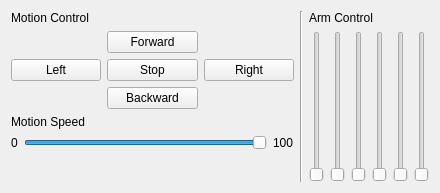
<?xml version="1.0" encoding="UTF-8"?>
<ui version="4.0">
 <class>Form</class>
 <widget class="QWidget" name="Form">
  <property name="geometry">
   <rect>
    <x>0</x>
    <y>0</y>
    <width>440</width>
    <height>193</height>
   </rect>
  </property>
  <property name="windowTitle">
   <string>Form</string>
  </property>
  <layout class="QHBoxLayout" name="horizontalLayout_2">
   <item>
    <layout class="QVBoxLayout" name="verticalLayout">
     <item>
      <widget class="QLabel" name="label">
       <property name="sizePolicy">
        <sizepolicy hsizetype="Preferred" vsizetype="Fixed">
         <horstretch>0</horstretch>
         <verstretch>0</verstretch>
        </sizepolicy>
       </property>
       <property name="text">
        <string>Motion Control</string>
       </property>
      </widget>
     </item>
     <item>
      <layout class="QGridLayout" name="gridLayout">
       <item row="0" column="1">
        <widget class="QPushButton" name="ForwardButton">
         <property name="text">
          <string>Forward</string>
         </property>
        </widget>
       </item>
       <item row="1" column="0">
        <widget class="QPushButton" name="LeftButton">
         <property name="text">
          <string>Left</string>
         </property>
        </widget>
       </item>
       <item row="1" column="1">
        <widget class="QPushButton" name="StopButton">
         <property name="text">
          <string>Stop</string>
         </property>
        </widget>
       </item>
       <item row="1" column="2">
        <widget class="QPushButton" name="RightButton">
         <property name="text">
          <string>Right</string>
         </property>
        </widget>
       </item>
       <item row="2" column="1">
        <widget class="QPushButton" name="BackButton">
         <property name="text">
          <string>Backward</string>
         </property>
        </widget>
       </item>
      </layout>
     </item>
     <item>
      <widget class="QLabel" name="label_2">
       <property name="sizePolicy">
        <sizepolicy hsizetype="Preferred" vsizetype="Fixed">
         <horstretch>0</horstretch>
         <verstretch>0</verstretch>
        </sizepolicy>
       </property>
       <property name="text">
        <string>Motion Speed</string>
       </property>
      </widget>
     </item>
     <item>
      <layout class="QHBoxLayout" name="horizontalLayout_3">
       <item>
        <widget class="QLabel" name="label_4">
         <property name="text">
          <string>0</string>
         </property>
        </widget>
       </item>
       <item>
        <widget class="QSlider" name="SpeedSlider">
         <property name="sliderPosition">
          <number>99</number>
         </property>
         <property name="orientation">
          <enum>Qt::Horizontal</enum>
         </property>
         <property name="tickPosition">
          <enum>QSlider::NoTicks</enum>
         </property>
        </widget>
       </item>
       <item>
        <widget class="QLabel" name="label_5">
         <property name="text">
          <string>100</string>
         </property>
        </widget>
       </item>
      </layout>
     </item>
     <item>
      <spacer name="verticalSpacer">
       <property name="orientation">
        <enum>Qt::Vertical</enum>
       </property>
       <property name="sizeHint" stdset="0">
        <size>
         <width>20</width>
         <height>40</height>
        </size>
       </property>
      </spacer>
     </item>
    </layout>
   </item>
   <item>
    <widget class="Line" name="line">
     <property name="orientation">
      <enum>Qt::Vertical</enum>
     </property>
    </widget>
   </item>
   <item>
    <layout class="QVBoxLayout" name="verticalLayout_2">
     <item>
      <widget class="QLabel" name="label_3">
       <property name="text">
        <string>Arm Control</string>
       </property>
      </widget>
     </item>
     <item>
      <layout class="QHBoxLayout" name="horizontalLayout">
       <item>
        <widget class="QSlider" name="Slider1">
         <property name="orientation">
          <enum>Qt::Vertical</enum>
         </property>
        </widget>
       </item>
       <item>
        <widget class="QSlider" name="Slider2">
         <property name="orientation">
          <enum>Qt::Vertical</enum>
         </property>
        </widget>
       </item>
       <item>
        <widget class="QSlider" name="Slider3">
         <property name="orientation">
          <enum>Qt::Vertical</enum>
         </property>
        </widget>
       </item>
       <item>
        <widget class="QSlider" name="Slider4">
         <property name="orientation">
          <enum>Qt::Vertical</enum>
         </property>
        </widget>
       </item>
       <item>
        <widget class="QSlider" name="Slider5">
         <property name="orientation">
          <enum>Qt::Vertical</enum>
         </property>
        </widget>
       </item>
       <item>
        <widget class="QSlider" name="Slider6">
         <property name="orientation">
          <enum>Qt::Vertical</enum>
         </property>
        </widget>
       </item>
      </layout>
     </item>
    </layout>
   </item>
  </layout>
 </widget>
 <resources/>
 <connections/>
</ui>
